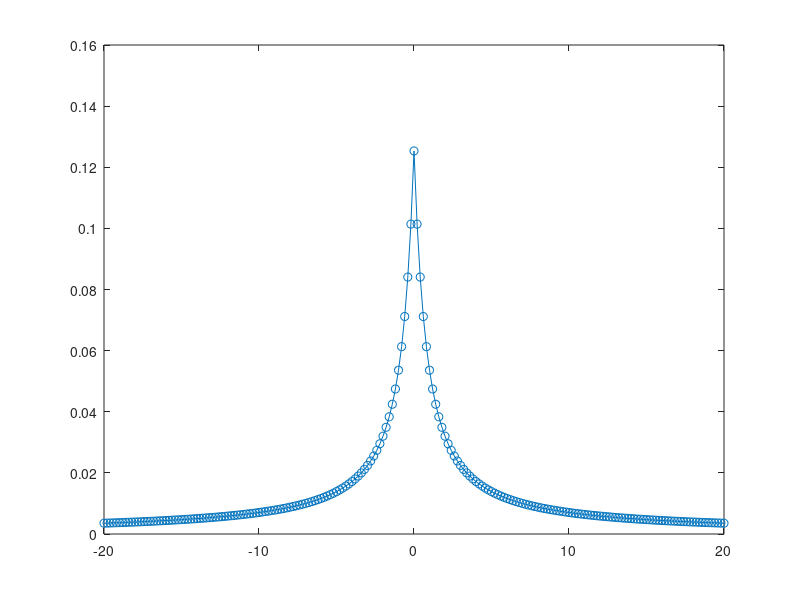

MATLAB code to generate this figure:
clear all
close all

l = 10;

x = linspace(-20, 20, 201);

I = (abs(x)<= 5);

v = zeros(1, length(x));

v(I) = sqrt(0.5*pi)/l*exp(x(I).*x(I)).*(1 - erf(abs(x(I))));

v(~I) = sqrt(0.5)/l*(1./abs(x(~I)) - 0.5./abs(x(~I)).^3);

plot(x, v, 'o-')
